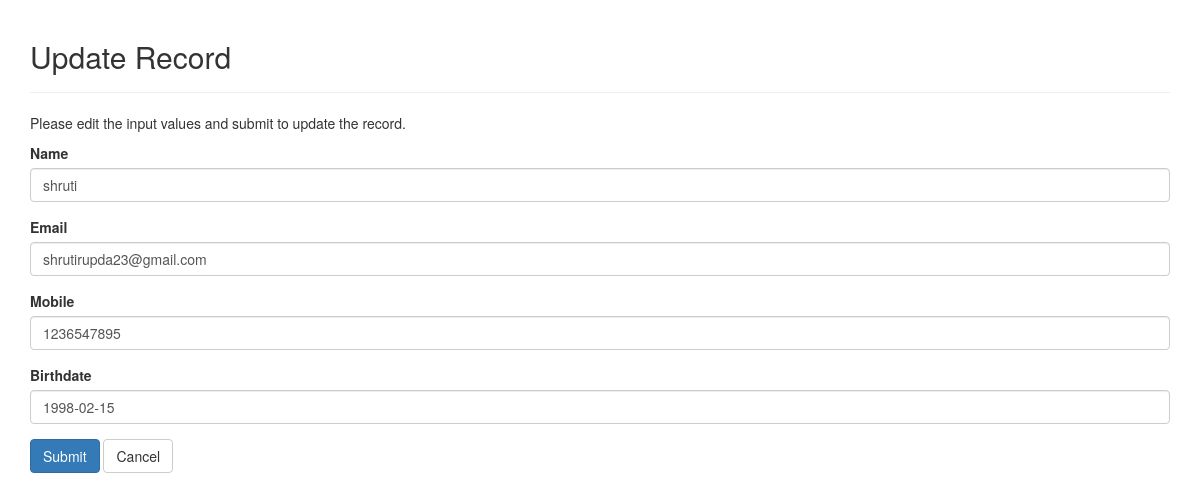
The page /update.php?id=5 on the database its author committed.
### tables this page shows
CREATE TABLE IF NOT EXISTS `student` (
  `id` int(2) NOT NULL AUTO_INCREMENT,
  `name` varchar(20) NOT NULL,
  `email` varchar(50) NOT NULL,
  `mobile` int(10) NOT NULL,
  `birthdate` date NOT NULL,
  PRIMARY KEY (`id`)
);

### update.php (the view, shortened to what this page needs)
<?php
require_once "conn.php";
$result = mysqli_query($conn,"SELECT * FROM student WHERE id='" . $_GET['id'] . "'");
$row= mysqli_fetch_array($result);
?>
<!DOCTYPE html>
<html lang="en">
<head>
<?php include "head.php"; ?>
</head>
<body>
<div class="container">
<div class="row">
<div class="col-lg-12">
<div class="page-header">
<h2>Update Record</h2>
</div>
<p>Please edit the input values and submit to update the record.</p>
<form action="<?php echo htmlspecialchars(basename($_SERVER['REQUEST_URI'])); ?>" method="post">
<div class="form-group">
<label>Name</label>
<input type="text" name="name" class="form-control" value="<?php echo $row["name"]; ?>" maxlength="50" required="">
</div>
<div class="form-group ">
<label>Email</label>
<input type="email" name="email" class="form-control" value="<?php echo $row["email"]; ?>" maxlength="30" required="">
</div>
<div class="form-group">
<label>Mobile</label>
<input type="mobile" name="mobile" class="form-control" value="<?php echo $row["mobile"]; ?>" maxlength="12"required="">
</div>
<div class="form-group">
<label>Birthdate</label>
<input type="birthdate" name="birthdate" class="form-control" value="<?php echo $row["birthdate"]; ?>" maxlength="12"required="">
</div>
<input type="submit" class="btn btn-primary" value="Submit">
<a href="index.php" class="btn btn-default">Cancel</a>
</form>
</div>
</div>
</div>
</body>
</html>

### rows shown on the page
student: name "shruti", email "shrutirupda23@gmail.com", mobile "1236547895", birthdate "1998-02-15"
